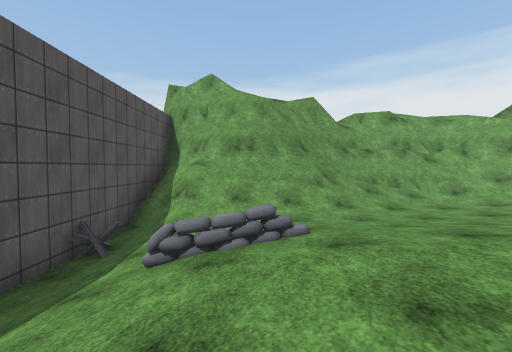
[1] (above)

12 first-person views from a walk through a 3-D level made in the Unity game engine. The camera is 1.5 m above the floor, tilts 2° down and sees 90° across. Doors are open. The floor is counted in squares, 2 m on a side. Each view is taken from the middle of a square. On the plan, view 1 faces up. The plan holds only what a view shows up to about 9 squares ahead; the rest is blank. The place goes on beyond the plan. The player character is not drawn. Surface patterns are stand-ins for the level's own textures.

[2]
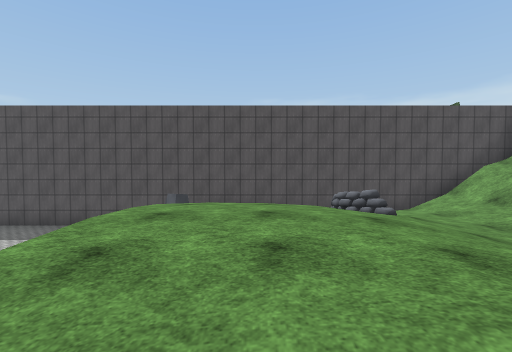

[3]
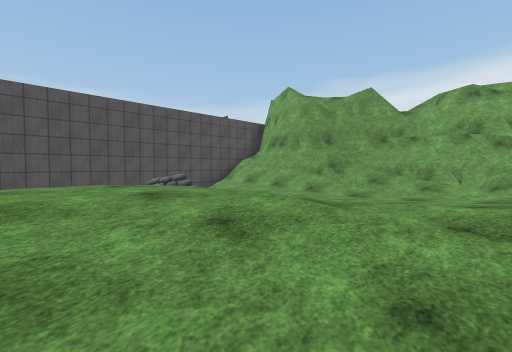

[4]
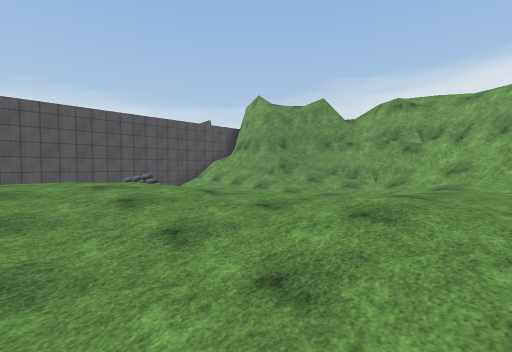

[5]
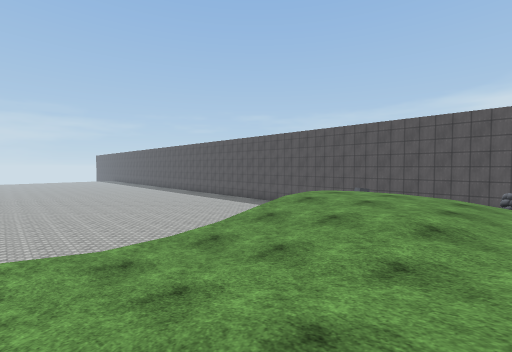

[6]
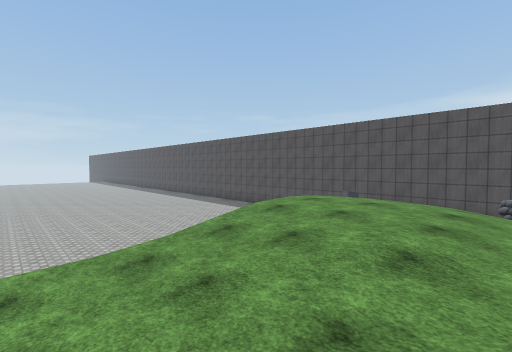

[7]
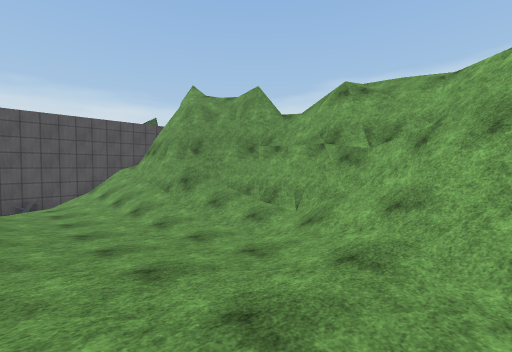

[8]
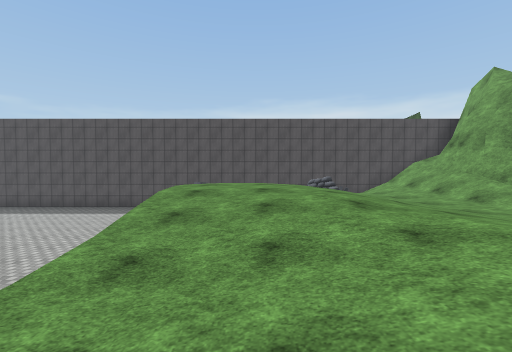

[9]
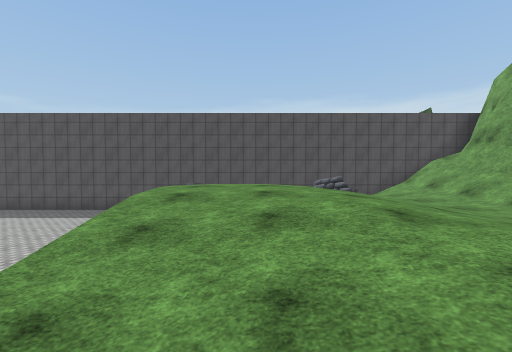

[10]
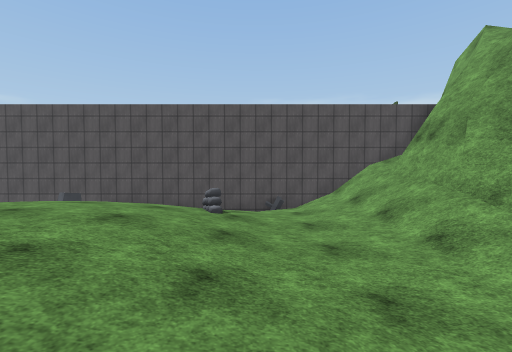

[11]
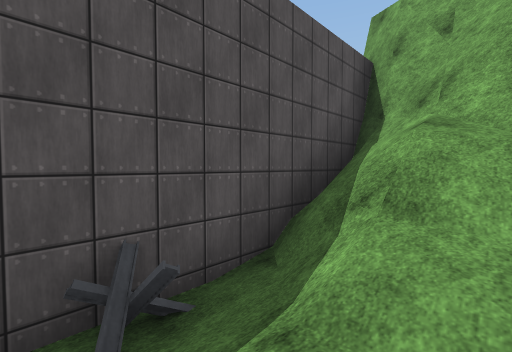

[12]
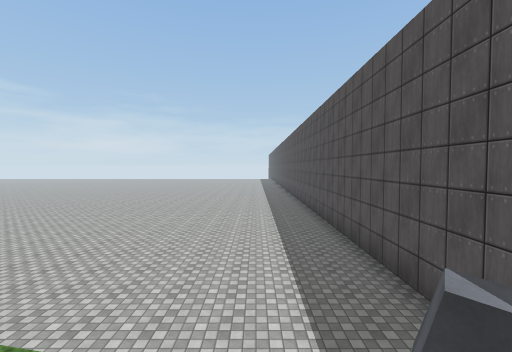

### Floor plan
Key: @ floor where view 1 was taken; # wall or solid block; x gap in a wall; . main floor; : floor 0.75 m higher than the main floor; + floor 2 m higher than the main floor; * floor 2.75 m higher than the main floor; % floor 3 m higher than the main floor; / step, stairs or slope; = window, fence, low wall or low ledge; ^ raised ledge; O other object.
Columns run from 4 left of view 1 to 8 right of it. Each row starts with its distance up from view 1.
 10  #      ^^^##
  9  #^^ ^^^^#==#
  8  #/#^^####==#
  7  #//=#=/////=
  6  #=/////++///
  5 ##///++++///*
  4 #://///////**
  3 #:/==////////
  2 #/////***////
  1 #/ ///%%/////
  0 #/ /@/**/////
 -1 #xO /////////
 -2 #......
 -3 #........
 -4 #............
 -5 #............

Where each view was taken, in squares from view 1:
view 1: 0 up, 0 right, facing up
view 2: 1 up, 5 right, facing left
view 3: 0 up, 6 right, facing up-left
view 4: 0 up, 8 right, facing up-left
view 5: 3 up, 8 right, facing down-left
view 6: 3 up, 7 right, facing down-left
view 7: 4 up, 8 right, facing up-left
view 8: 1 up, 8 right, facing left
view 9: 1 up, 7 right, facing left
view 10: 4 up, 5 right, facing left
view 11: 4 up, 1 left, facing up-left
view 12: 0 up, 1 left, facing down
